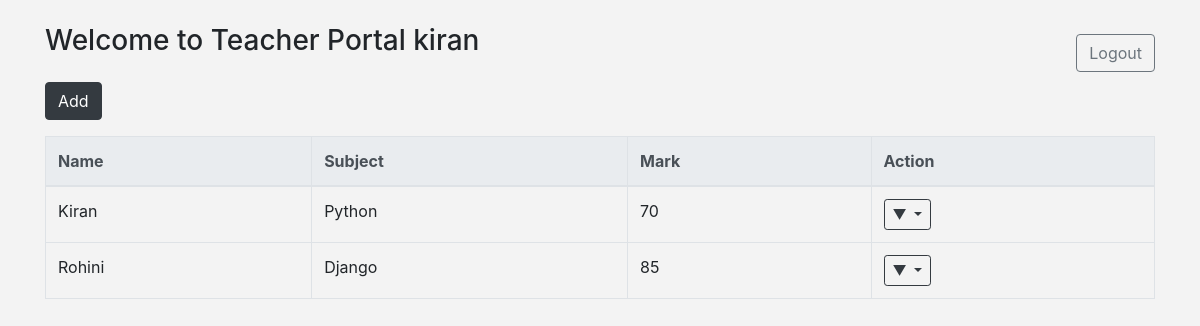
The app's page /home/ (signed in), older data.
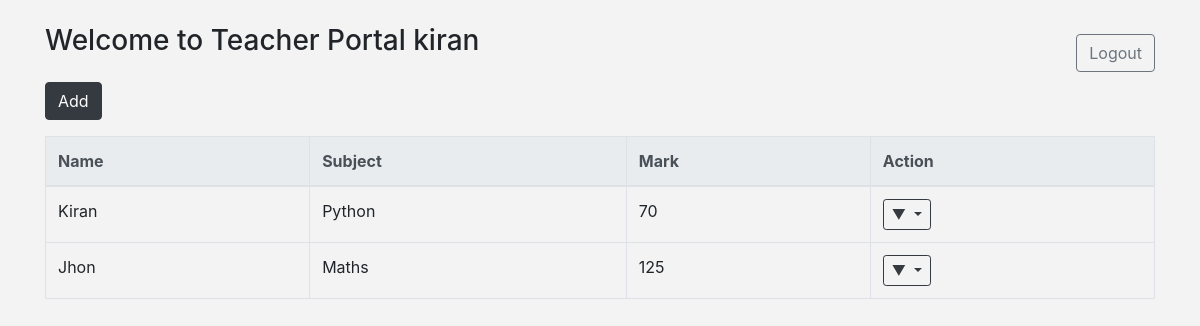
The same page, newer data.
### portal/models.py (models this page shows)
class Teacher(models.Model):
    username = models.CharField(max_length=150, unique=True)
    password = models.CharField(max_length=150)

class Student(models.Model):
    name = models.CharField(max_length=255)
    subject = models.CharField(max_length=100)
    marks = models.PositiveIntegerField()
    class Meta:
        unique_together = ('name', 'subject')

### portal/views.py (the view)
# urls.py: path('home/', views.home, name='home'),
def home(request):
    if 'teacher_id' not in request.session:
        return redirect('login')
    students = Student.objects.all()
    teacher = Teacher.objects.get(id=request.session['teacher_id'])
    return render(request, 'portal/home.html', {
        'students': students,
        'username': teacher.username
    })

### portal/templates/portal/home.html (shortened to what this page needs)
<!DOCTYPE html>
<html>
  <head>
    <link
      rel="stylesheet"
      href="https://maxcdn.bootstrapcdn.com/bootstrap/4.5.2/css/bootstrap.min.css"
    />
  </head>
  <body>
    <div class="container mt-4">
      <div class="d-flex justify-content-between align-items-center">
        <h3 class="mb-4">Welcome to Teacher Portal {{ username }}</h3>
        <a href="{% url 'logout' %}" class="btn btn-outline-secondary"
          >Logout</a
        >
      </div>
      <button
        class="btn btn-dark mb-3"
        data-toggle="modal"
        data-target="#addStudentModal"
      >
        Add
      </button>
      <table class="table table-bordered">
        <thead class="thead-light">
          <tr>
            <th>Name</th>
            <th>Subject</th>
            <th>Mark</th>
            <th>Action</th>
          </tr>
        </thead>
        <tbody id="studentTable">
          {% for student in students %}
          <tr data-id="{{ student.id }}">
            <td class="student-name">{{ student.name }}</td>
            <td class="student-subject">{{ student.subject }}</td>
            <td class="student-marks">{{ student.marks }}</td>
            <td>
              <div class="dropdown d-inline-block">
                <button
                  class="btn btn-outline-dark dropdown-toggle btn-sm"
                  type="button"
                  data-toggle="dropdown"
                >
                  ▼
                </button>
              </div>
            </td>
          </tr>
          {% endfor %}
        </tbody>
      </table>
    </div>
  </body>
</html>

### portal/templates/portal/home.html (style rules this page uses)
body { background-color: #f3f3f3; }

Row changes from the older to the newer data that the page shows:
removed Student: name "Rohini", subject "Django", marks "85"
added Student: name "Jhon", subject "Maths", marks "125"
